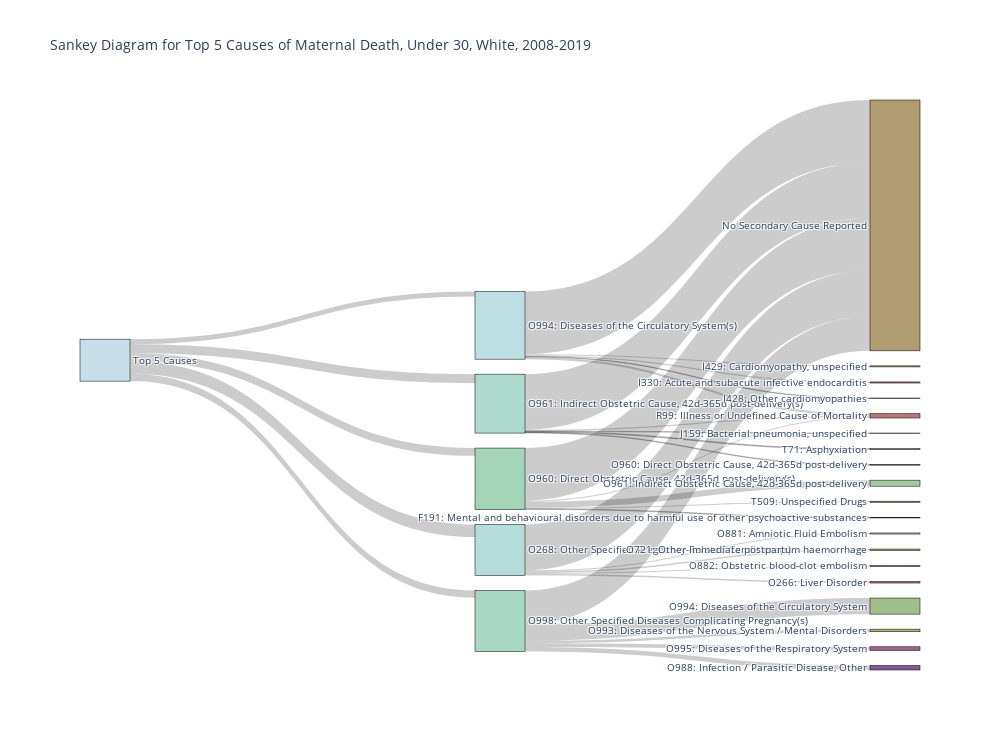

This figure's notebook cell:
### Code cell
# create the sankey diagram 
fig = go.Figure(data=[go.Sankey(
    valueformat = '.0f', 
    valuesuffix = "%",
    node=dict(
        pad = 15, 
        thickness = 50, 
        line = dict(color= 'black', width = 0.5), 
        label = nodes['Label'], 
        color = nodes['Color']
    ), 
    link = dict(source = utw_san_coded['source'], 
            target = utw_san_coded['target'], 
            value = utw_san_coded['value'], 
               ))]
)

fig.update_layout(title_text="Sankey Diagram for Top 5 Causes of Maternal Death, Under 30, White, 2008-2019", 
                  height = 750, width=1000, font_size=10)
fig.show()

### Figure 1 — Plotly figure (JSON) as saved in the notebook; plotly's stock layout.template omitted (floating-point values rounded to 4 significant figures)
{"data": [{"link": {"source": [0, 0, 0, 0, 0, 2, 2, 2, 2, 2, 3, 3, 3, 3, 3, 5, 5, 5, 5, 5, 4, 4, 4, 4, 4, 1, 1, 1, 1, 1], "target": [2, 3, 5, 4, 1, 13, 19, 12, 14, 6, 13, 17, 15, 23, 8, 13, 7, 17, 16, 22, 13, 9, 24, 21, 10, 13, 17, 18, 11, 20], "value": [16.93, 12.24, 10.53, 9.975, 6.902, 61.9, 2.083, 1.786, 1.488, 1.488, 74.9, 1.646, 1.235, 0.823, 0.823, 70.81, 8.134, 1.435, 1.435, 0.9569, 45.96, 21.72, 6.061, 5.051, 3.535, 84.67, 2.92, 1.46, 1.46, 0.7299]}, "node": {"color": ["#c6dfea", "#bfdee3", "#b5dcda", "#add9ce", "#a8d7c4", "#a3d4b7", "#a1d0ad", "#9fcb9f", "#a0c593", "#a1bf8a", "#a4b780", "#a7af7a", "#aca674", "#b09c71", "#b39470", "#b58a71", "#b68273", "#b67977", "#b3717d", "#af6b82", "#a96588", "#a1618c", "#975d91", "#8a5a94", "#7f5995"], "label": ["Top 5 Causes", "O994: Diseases of the Circulatory System(s)", "O268: Other Specified Pregnancy-Related Conditions(s)", "O961: Indirect Obstetric Cause, 42d-365d post-delivery(s)", "O998: Other Specified Diseases Complicating Pregnancy(s)", "O960: Direct Obstetric Cause, 42d-365d post-delivery(s)", "O881: Amniotic Fluid Embolism", "O961: Indirect Obstetric Cause, 42d-365d post-delivery", "J159: Bacterial pneumonia, unspecified", "O994: Diseases of the Circulatory System", "O993: Diseases of the Nervous System / Mental Disorders", "I429: Cardiomyopathy, unspecified", "O721: Other immediate postpartum haemorrhage", "No Secondary Cause Reported", "O882: Obstetric blood-clot embolism", "T71: Asphyxiation", "T509: Unspecified Drugs", "R99: Illness or Undefined Cause of Mortality", "I330: Acute and subacute infective endocarditis", "O266: Liver Disorder", "I428: Other cardiomyopathies", "O995: Diseases of the Respiratory System", "F191: Mental and behavioural disorders due to harmful use of other psychoactive substances", "O960: Direct Obstetric Cause, 42d-365d post-delivery", "O988: Infection / Parasitic Disease, Other"], "line": {"color": "black", "width": 0.5}, "pad": 15, "thickness": 50}, "type": "sankey", "valueformat": ".0f", "valuesuffix": "%"}], "layout": {"font": {"size": 10}, "height": 750, "title": {"text": "Sankey Diagram for Top 5 Causes of Maternal Death, Under 30, White, 2008-2019"}, "width": 1000}}
